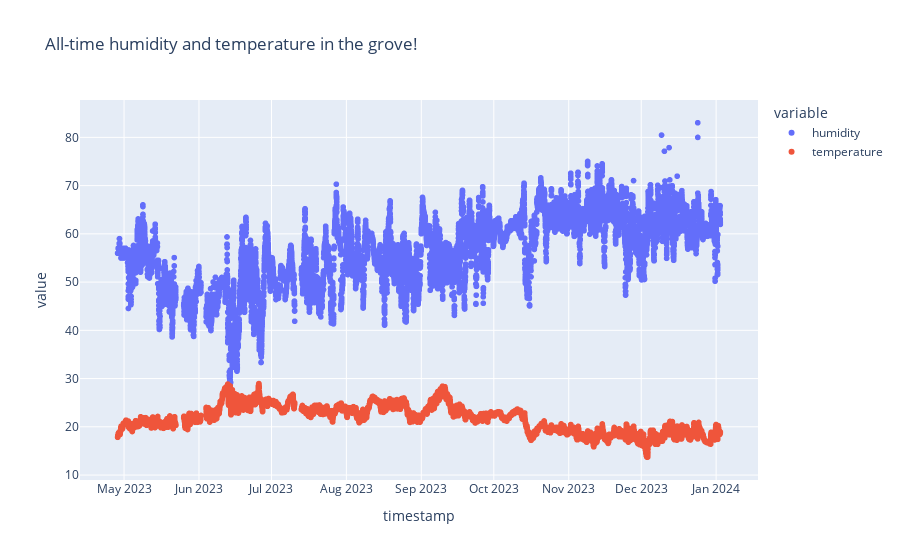

The notebook cell this image was saved under:
### Markdown cell above
Missing periods are visible below.

### Code cell
fig = px.scatter(df, x="timestamp", y=["humidity","temperature"], title='All-time humidity and temperature in the grove!')
fig.show()

### Figure 1 — Plotly figure (JSON) as saved in the notebook; plotly's stock layout.template omitted (floating-point values rounded to 4 significant figures; data arrays with more than 128 entries replaced by an {"elided": "..."} marker saying what was removed)
{"data": [{"hovertemplate": "variable=humidity<br>timestamp=%{x}<br>value=%{y}<extra></extra>", "legendgroup": "humidity", "marker": {"color": "#636efa", "symbol": "circle"}, "mode": "markers", "name": "humidity", "showlegend": true, "type": "scattergl", "x": {"elided": "17238 str values"}, "xaxis": "x", "y": {"elided": "17238 float values"}, "yaxis": "y"}, {"hovertemplate": "variable=temperature<br>timestamp=%{x}<br>value=%{y}<extra></extra>", "legendgroup": "temperature", "marker": {"color": "#EF553B", "symbol": "circle"}, "mode": "markers", "name": "temperature", "showlegend": true, "type": "scattergl", "x": {"elided": "17238 str values"}, "xaxis": "x", "y": {"elided": "17238 float values"}, "yaxis": "y"}], "layout": {"legend": {"title": {"text": "variable"}, "tracegroupgap": 0}, "title": {"text": "All-time humidity and temperature in the grove!"}, "xaxis": {"anchor": "y", "domain": [0, 1], "title": {"text": "timestamp"}}, "yaxis": {"anchor": "x", "domain": [0, 1], "title": {"text": "value"}}}}
